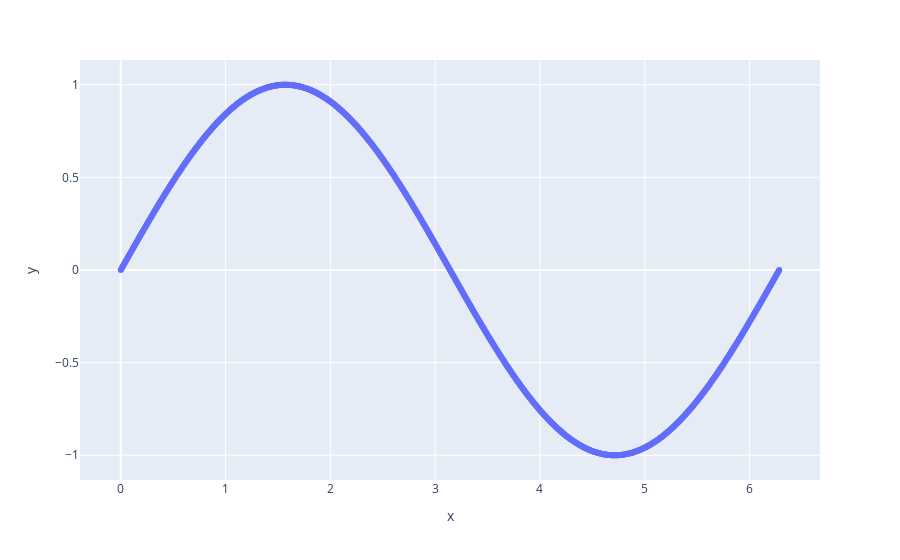

The code cell stored with this chart in its notebook:
### Markdown cell above
# Actividad de Clase: Funciones continuas en $\mathbb{R}$

El objetivo de esta actividad es entender como funciona la preimagen de funciones entre espacios métricos.

Por ejemplo, consideremos la función $f:[0,2\pi]\to [-1,1]$ dada por $f(x)=\sin(x).$ Queremos saber si esta función es continua cuando consideramos la topología subespacio de $[0,2\pi]$ y $[-1,1]$ cuando se consideran subconjuntos de $(\mathbb{R},d_e).$

### Code cell
import matplotlib.pyplot as plt
import plotly.graph_objects as go
import numpy as np
import pandas as pd
import plotly.express as px


X = np.linspace(0,2*np.pi,1000)

Y = np.sin(X)

fig = px.scatter(x=X, y=Y)
fig.show()

### Figure 1 — Plotly figure (JSON) as saved in the notebook; plotly's stock layout.template omitted (floating-point values rounded to 4 significant figures; data arrays with more than 128 entries replaced by an {"elided": "..."} marker saying what was removed)
{"data": [{"hovertemplate": "x=%{x}<br>y=%{y}<extra></extra>", "legendgroup": "", "marker": {"color": "#636efa", "symbol": "circle"}, "mode": "markers", "name": "", "orientation": "v", "showlegend": false, "type": "scatter", "x": {"elided": "1000 float values"}, "xaxis": "x", "y": {"elided": "1000 float values"}, "yaxis": "y"}], "layout": {"legend": {"tracegroupgap": 0}, "margin": {"t": 60}, "xaxis": {"anchor": "y", "domain": [0, 1], "title": {"text": "x"}}, "yaxis": {"anchor": "x", "domain": [0, 1], "title": {"text": "y"}}}}
